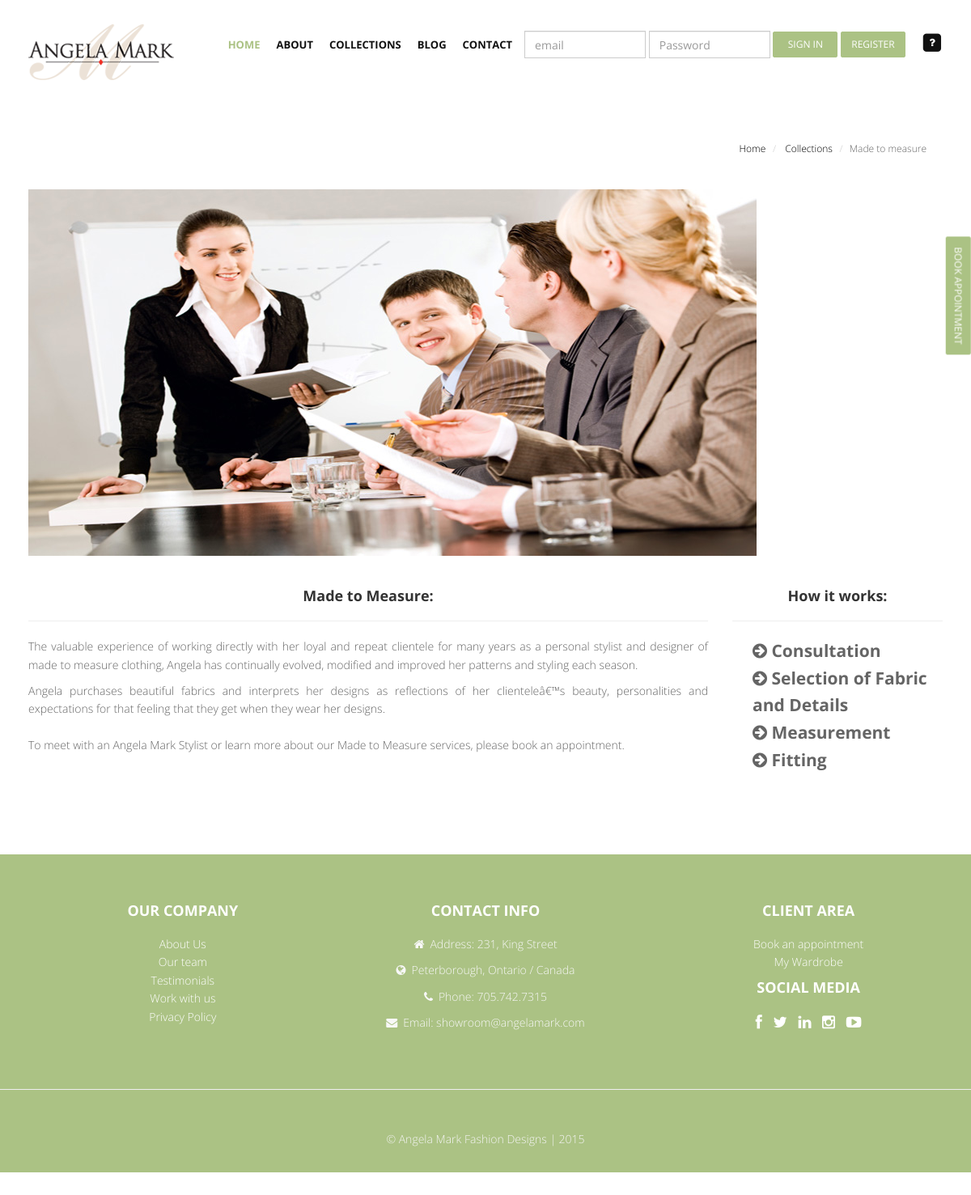
Screenshot of /AngelaFinal/web/pages/madeToMeasure.php with the database file from the repository.
### tables this page shows
CREATE TABLE IF NOT EXISTS `logos` (
  `id` int(10) unsigned NOT NULL,
  `path` varchar(200) NOT NULL
);

CREATE TABLE IF NOT EXISTS `pagephotos` (
  `id` int(4) NOT NULL,
  `path` varchar(200) NOT NULL,
  `pageId` int(4) DEFAULT NULL,
  `date` timestamp NOT NULL DEFAULT CURRENT_TIMESTAMP,
  `active` int(1) NOT NULL,
  `subtitle` varchar(80) DEFAULT NULL,
  `description` varchar(200) DEFAULT NULL
);

CREATE TABLE IF NOT EXISTS `pagecontent` (
  `id` int(10) unsigned NOT NULL,
  `pageID` int(11) NOT NULL,
  `variable` varchar(30) NOT NULL,
  `content` longtext NOT NULL
);

### AngelaFinal/src/Session.php (called while the page is built, shortened)
<?php
	class Session{
		private $loggedIn = false;
		public function isLoggedIn(){
			return $this->loggedIn;
		}
		private function checkLogin(){
			if (isset($_SESSION['userID'])){
				$this->userID = $_SESSION['userID'];
				$this->loggedIn = true;
			}else{
				$this->loggedIn = false;
			}
		}
	}
?>

### AngelaFinal/src/factories/factoryDAOPdo.php (called while the page is built, shortened)
<?php
	require_once DIR_PDO.'managementPhotosDAOPdo.php';
	require_once DIR_PDO.'managementContentDAOPdo.php';
class FactoryDAOPdo implements FactoryDAO {
	private static $instance = null;
	public static function getInstance() {
		if (self::$instance == null) {
			self::$instance = new FactoryDAOPdo();
		}
		return self::$instance;
	}
	public function createManagementPhotosPersistence() {
		return new ManagementPhotosDAOPdo();
	}
	public function createManagementContentPersistence() {
		return new ManagementContentDAOPdo();
	}
}
?>

### AngelaFinal/src/controllers/managementContentController.php (called while the page is built, shortened)
<?php
	require_once DIR_FAC.'factoryDAOPdo.php';
class ManagementContentController {
	private $persistenceManagement;
	public function __construct() {
		$this->factory = FactoryDAOPdo::getInstance();
		$this->persistenceManagement = $this->factory->createManagementContentPersistence();
	}
	public function searchContent($param,$value,$type){
		$result = $this->persistenceManagement->searchContent($param,$value,$type);
		return $result;
	}
	public function searchLogo(){
		$result = $this->persistenceManagement->searchLogo();
		return $result;
	}
}
 ?>

### AngelaFinal/src/views/managementContentView.php (called while the page is built, shortened)
<?php
	require_once DIR_MOD.'managementContent.php';
	require_once DIR_CON.'managementContentController.php';
class ManagementContentView{
	private $managementContentController;
	function __construct() {
		$this->managementContentController = new ManagementContentController();
	}
	public function searchContent($param,$value,$type) {
		$result = $this->managementContentController->searchContent($param,$value,$type);
		return $result;
	}
	public function searchLogo(){
		$result = $this->managementContentController->searchLogo();
		return $result;
	}
}
 ?>

### AngelaFinal/src/persistenceDAOPdo/managementContentDAOPdo.php (called while the page is built, shortened)
<?php
	require_once DIR_MOD.'managementContent.php';
class ManagementContentDAOPdo implements ManagementContentDAO {
	public function searchContent($param,$value,$type){
		$className = 'ConnectionDAOPdo';
		$con = $className::getConnection();
		$query = 'SELECT * FROM pagecontent Where '.$param.' = '.$value;
		$stmt = $con->prepare($query);
		$stmt->execute();
		$result = $stmt->fetchAll();
		$managementsList = new ArrayObject();
		foreach ($result as $row) {
			$management = new ManagementContent();
			$management->setIdContent($row['id']);
			$management->setPageIdContent($row['pageID']);
			$management->setVariable($row['variable']);
			$management->setContent($row['content']);
			$managementsList->append($management);
		}
		if($type==1){
			return $management;
		}elseif($type==2){
			return $managementsList;
		}
	}
	public function searchLogo() {
		$className = 'ConnectionDAOPdo';
		$con = $className::getConnection();
		$query = 'SELECT * FROM logos Where id = 1';
		$stmt = $con->prepare($query);
		$stmt->execute();
		$result = $stmt->fetchAll();
		$management = '';
		foreach ($result as $row) {
			$management = new ManagementContent();
			$management->setIdLogo($row['id']);
			$management->setLogo($row['path']);
		}
		return $management;
	}
}
?>

### AngelaFinal/src/models/managementContent.php (called while the page is built, shortened)
<?php
class ManagementContent{
	private $content;
	private $logo;
	function getContent(){
		return $this->content;
	}
	function setContent($content){
		$this->content=$content;
	}
	function getLogo(){
		return $this->logo;
	}
	function setLogo($logo){
		$this->logo=$logo;
	}
}

### AngelaFinal/src/controllers/managementPhotosController.php (called while the page is built, shortened)
<?php
	require_once DIR_FAC.'factoryDAOPdo.php';
class ManagementPhotosController {
	private $persistenceManagement;
	public function __construct() {
		$this->factory = FactoryDAOPdo::getInstance();
		$this->persistenceManagement = $this->factory->createManagementPhotosPersistence();
	}
	public function searchPhotos($param,$value,$type){
		$result = $this->persistenceManagement->searchPhotos($param,$value,$type);
		return $result;
	}
}
 ?>

### AngelaFinal/src/views/managementPhotosView.php (called while the page is built, shortened)
<?php
	require_once DIR_MOD.'managementPhotos.php';
	require_once DIR_CON.'managementPhotosController.php';
class ManagementPhotosView{
	private $managementPhotosController;
	function __construct() {
		$this->managementPhotosController = new ManagementPhotosController();
	}
	public function searchPhotos($param,$value,$type) {
		$result = $this->managementPhotosController->searchPhotos($param,$value,$type);
		return $result;
	}
}
 ?>

### AngelaFinal/src/persistenceDAOPdo/managementPhotosDAOPdo.php (called while the page is built, shortened)
<?php
	require_once DIR_MOD.'managementPhotos.php';
class ManagementPhotosDAOPdo implements ManagementPhotosDAO {
	public function searchPhotos($param,$value,$type) {
		$className = 'ConnectionDAOPdo';
		$con = $className::getConnection();
		$query = 'SELECT * FROM pagephotos Where '.$param.' = '.$value;
		$stmt = $con->prepare($query);
		$stmt->execute();
		$result = $stmt->fetchAll();
		$management = '';
		$managementsList = new ArrayObject();
		foreach ($result as $row) {
			$management = new ManagementPhotos();
			$management->setIdPhoto($row['id']);
			$management->setPathPhoto($row['path']);
			$management->setPageIdPhoto($row['pageId']);
			$management->setDates($row['date']);
			$management->setActive($row['active']);
			$management->setSubtitle($row['subtitle']);
			$management->setDescription($row['description']);
			$managementsList->append($management);
		}
		if($type==1){
			return $management;
		}elseif($type==2){
			return $managementsList;
		}
	}
}
?>

### AngelaFinal/src/models/managementPhotos.php (called while the page is built, shortened)
<?php
class ManagementPhotos{
	private $pathPhoto;
	function getPathPhoto(){
		return $this->pathPhoto;
	}
	function setPathPhoto($pathPhoto){
		$this->pathPhoto=$pathPhoto;
	}
}
?>

### AngelaFinal/web/pages/madeToMeasure.php (the view, shortened to what this page needs)
<?php
	require_once('../../src/Session.php');
	require_once (DIR_VIE.'managementPhotosView.php');
	require_once (DIR_VIE.'managementContentView.php');
	$manegementPhotosView = new ManagementPhotosView();
	$managementContentView = new ManagementContentView();
    $pageId = '4';
	$managementPhotos = $manegementPhotosView->searchPhotos('pageId',$pageId,'1');
	$managementContent = $managementContentView->searchContent('pageId',$pageId,'1');
	$session = new Session();
?>
<html lang="en">
<head>
	<?php include( DIR_LAY.'headPages.php');?>
<link href="<?php echo DIR_AST; ?>css/one-page-wonder.css" rel="stylesheet">
</head>
<body>
	<div id="wrapper">
		<?php
		if($session->isLoggedIn()){
            if ($_SESSION['role']==2){
                include (DIR_LAY.'headerUserPages.php') ;
            }elseif($_SESSION['role']==1){
                include( DIR_LAY.'headerAdminPages.php') ;
            }elseif($_SESSION['role']==3){
                include( DIR_LAY.'headerStaffPages.php') ;
            }
        }else{
            include( DIR_LAY.'headerPages.php') ;
        }
		?>
<br>
<br>
<br>
<br>
<br>
        <div class="breadcrumbs">
            <div class="container">
                <div class="row">
                    <div class="col-lg-4 col-sm-4">
                    </div>
                    <div class="col-lg-8 col-sm-8">
                        <ol class="breadcrumb pull-right">
                            <li>
                                <a href="../../index.php">Home</a>
                            </li>
                            <li>
                                <a href="#">Collections</a>
                            </li>
                            <li class="./web/pages/madeToMeasure.php">Made to measure</li>
                        </ol>
                    </div>
                </div>
            </div>
        </div>
        <div class="container">
            <div class="row">
                <div class="col-md-12">
                    <div class="pf-img">
                        <img class="img-responsive" src="../../<?php echo $managementPhotos->getPathPhoto(); ?>" >
                    </div>
                </div>
            </div>
        </div>
        <div class="container">
            <div class="row">
                <div class="col-lg-9 ">
                    <?php echo $managementContent->getContent(); ?>
                </div>
                <div class="col-lg-3">
                    <div class="title">
                        <h4 class="text-center">How it works:</h4>
                        <hr>
                    </div>
                    <ul class="lead list-unstyled pf-list">
                        <li>
                            <i class="fa fa-arrow-circle-right pr-5"></i>
                            <b>Consultation</b>
                        </li>
                        <li>
                            <i class="fa fa-arrow-circle-right pr-10"></i>
                            <b>Selection of Fabric and Details</b>
                        </li>
                        <li>
                            <i class="fa fa-arrow-circle-right pr-10"></i>
                            <b>Measurement</b>
                        </li>
                        <li>
                            <i class="fa fa-arrow-circle-right pr-10"></i>
                            <b>Fitting</b>
                        </li>
                    </ul>
                </div>
            </div>
        </div>
     	<?php include( DIR_LAY.'footerPages.php') ?>
</html>

### AngelaFinal/web/layout/headerPages.php (shortened to what this page needs)
<?php
require_once (DIR_VIE.'managementContentView.php');
$layoutManagementContentView = new ManagementContentView();
$logo = $layoutManagementContentView->searchLogo()->getLogo();
?>
	<header>
        <div class="navbar navbar-default navbar-fixed-top">
            <div class="container">
                <div class="navbar-header">
                    <a class="navbar-brand" href="../../index.php">
						<img src="../../<?php echo $logo; ?>">
					</a>
                </div>
                <div class="navbar-collapse collapse " id="navbar-main">
					<div>
						<button class="btn btn-theme" Style=" transform: rotate(90deg); cursor: pointer; right:-57px; top:0px; margin-top:350px; z-index:999997; position:fixed;" data-direction='left' data-toggle="modal" data-target="#myBook")>Book Appointment</button>
					</div>
                    <ul class="nav navbar-nav">
                        <li class="active"><a href="../../index.php">Home</a></li>
                        <li class="dropdown" >
                            <a href="#" id="dropdownactive" class="dropdown-toggle " data-toggle="dropdown" data-hover="dropdown" data-delay="0" data-close-others="false">About <b class=" icon-angle-down"></b></a>
                        </li>
                        <li class="dropdown" >
                            <a href="#" id="dropdownactive" class="dropdown-toggle " data-toggle="dropdown" data-hover="dropdown" data-delay="0" data-close-others="false">Collections <b class=" icon-angle-down"></b></a>
                        </li>
                        <li><a href="http://projectblog.byethost12.com/wp/" >Blog</a></li>
                        <li><a href="../pages/contact.php">Contact</a></li>
						<li>
							<form class="navbar-form navbar-right"   action="../../src/handlers/userHandler.php?a=login" method="post">
								<div class="form-group" >
									<input type="email" class="form-control" style="width:150px" name="email" required placeholder="email">
								</div>
								<div class="form-group">
									<input type="password" class="form-control" style="width:150px" name="password" required placeholder="Password">
								</div>
								<div class="form-group">
									<button type="submit" style="width:80px" class="btn btn-theme">Sign In</button>
								</div>
								<div class="form-group">
									<div data-toggle="modal" data-target="#myModal">
										<button type="button" style="width:80px" class="btn btn-theme">Register</button>
									</div>
								</div>
							</form>
						</li>
                        <li class="dropdown" >
                            <a href="#" title="Forgot your password?" data-toggle="modal" data-target="#myRecovery">
                                <span class="fa-stack">
                                    <i class="fa fa-square fa-stack-2x"></i>
                                    <i class="fa fa-question fa-stack-1x fa-inverse"></i>
                                </span>
                            </a>
                        </li>
                    </ul>
                </div>
            </div>
        </div>
		</div>

### rows the page displays
logos: path (picture)
pagephotos: path (picture)
pagecontent: content "Made to Measure: The valuable experience of working directly with her loyal and repeat clientele for many years as a personal stylist and designer of made to measure clothing, Angela has continually evolved, modified and improved her patterns and styling each season. Angela purchases beautiful fabrics and interprets her designs as reflections of her clienteleâ€™s beauty, personalities and expectations for that feeling that they get when they wear her designs. To meet with an Angela Mark Stylist or learn more about our Made to Measure services, please book an appointment."
